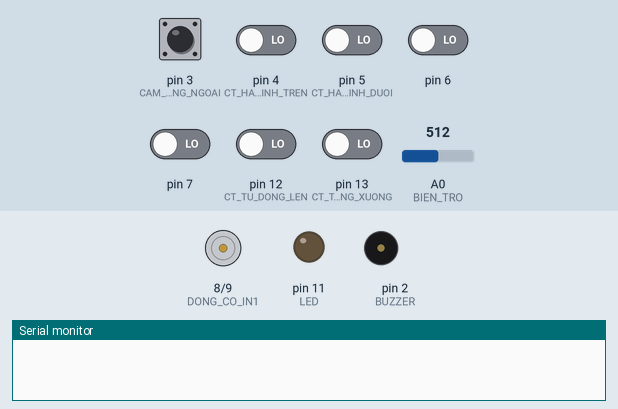
This sketch was run on a simulated Arduino Uno, built with avr-gcc and run on an emulated ATmega328P. On the bench: motor-driver pin pairs drawn as motors (green arrow = first pin HIGH = forward, orange = second pin HIGH = backward, longer = more drive, scaled by the enable pin), output pins drawn as LEDs (lit = HIGH), buzzer (waves = sounding, pin HIGH), the last lines printed to the serial monitor. The inputs (shaded band) are chosen by the test bench; at power-on: pin 3 (CAM_BIEN_HONG_NGOAI) HIGH, pin 4 (CT_HANH_TRINH_TREN), pin 5 (CT_HANH_TRINH_DUOI), pin 6, pin 7, pin 12 (CT_TU_DONG_LEN), pin 13 (CT_TU_DONG_XUONG) LOW, A0 (BIEN_TRO) = 512.

Above: at 1.2 s.
1.3 s: pin 6 driven HIGH
At 1.7 s:
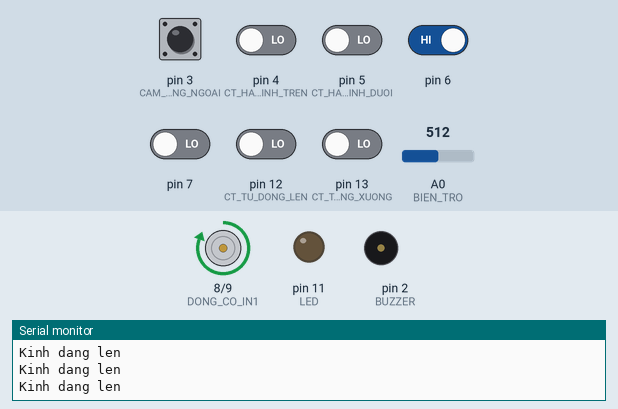
2.8 s: pin 3 (CAM_BIEN_HONG_NGOAI) pulled LOW for 0.15 s
At 2.91 s:
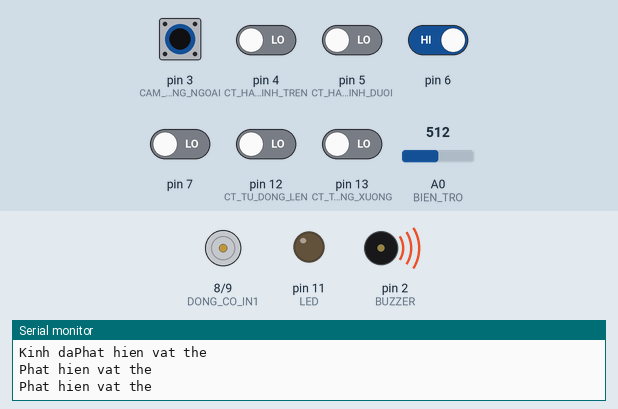
4.5 s: pin 4 (CT_HANH_TRINH_TREN) driven HIGH
At 5.1 s:
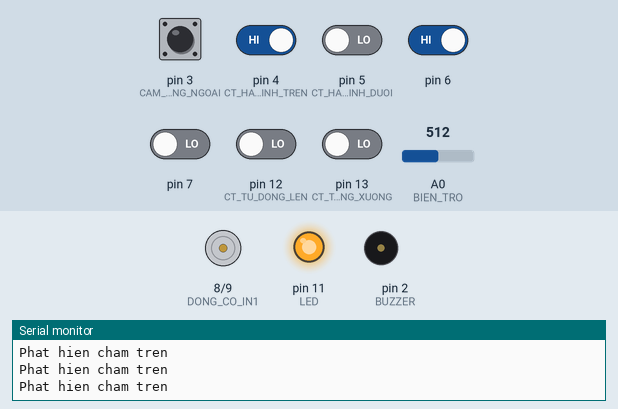
6.0 s: pin 7 driven HIGH
At 6.4 s:
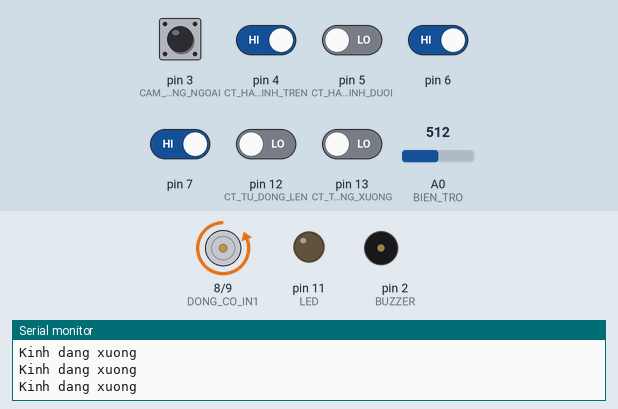
7.5 s: pin 7 driven LOW
At 8.7 s:
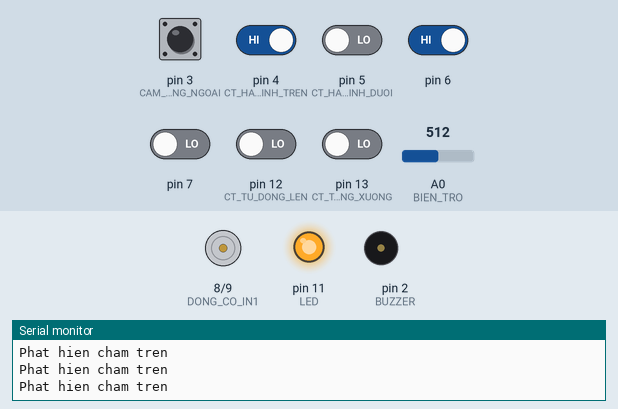
9.0 s: pin 13 (CT_TU_DONG_XUONG) driven HIGH
At 10.0 s:
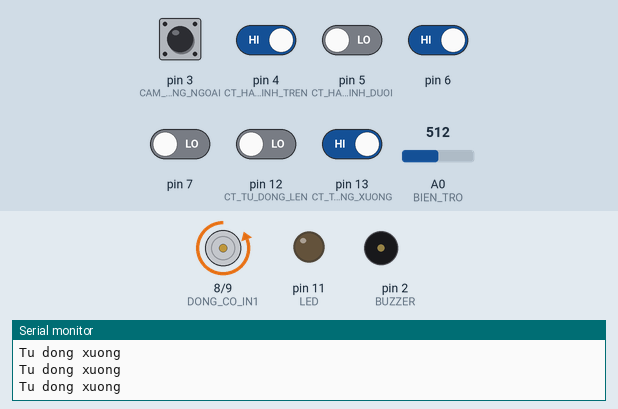
Timing chart, 0 to 11.9 s (numbered marks = the images above; inputs shaded):
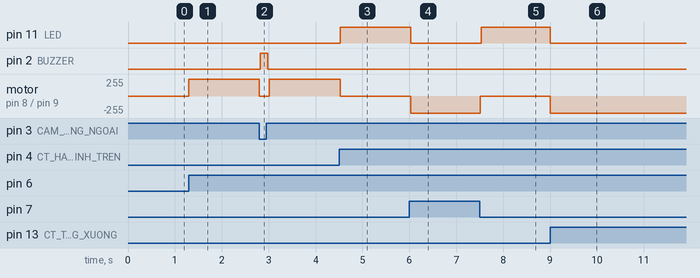

The sketch:

ArduinoUno.ino
```cpp
/* Định nghĩa các chân linh kiện*/
#define BUZZER                2
#define CAM_BIEN_HONG_NGOAI   3
#define CT_HANH_TRINH_TREN    4
#define CT_HANH_TRINH_DUOI    5
#define NUT_NHAN_LEN          6
#define NUT_NHAN_XUONG        7
#define DONG_CO_IN1           8
#define DONG_CO_IN2           9
#define DONG_CO_PWM           10
#define LED                   11
#define CT_TU_DONG_LEN        12
#define CT_TU_DONG_XUONG      13
#define BIEN_TRO              A0
/* Định nghĩa macro */
#define BAT   true
#define TAT   false
#define LEN   1
#define XUONG 0
#define OUT   OUTPUT
#define IN    INPUT
#define MAX_SPEED 255
#define MIN_SPEED 0

/* Biến toàn cục */
int TOCDO = 0;
volatile bool CoBaoTrangThaiKinh = false; // Cờ báo trạng thái kính
/* Các hàm chức năng (tổng quát)*/
bool Nhan_Nut_Len();        // Nhấn nút kính lên
bool Nhan_Nut_Xuong();      // Nhấn nút kính xuống
bool Che_Do_Tu_Dong_Len();  // Bật chế độ tự động kính lên
bool Che_Do_Tu_Dong_Xuong();  // Bật chế độ tự động kính lên
bool Phat_Hien_Cham_Tren(); // Phát hiện chạm trên
bool Phat_Hien_Cham_Duoi(); // Phát hiện chạm dưới
bool Phat_Hien_Vat_The();   // Phát hiện vật thể (trường hợp bị kẹt kính)
bool Kiem_Tra_Trang_Thai(int PIN); // RÚT GỌN 7 HÀM Ở TRÊN
void Dieu_Khien_DC_Dung();  // Dừng động cơ
int  Chinh_Toc_Do_DC(int TocDo);     // Chỉnh tốc độ động cơ
void Dieu_Khien_Kinh_Len(); // Điều khiển kính lên
void Dieu_Khien_Kinh_Xuong(); // Điều khiển kính xuống
void Dieu_Khien_Kinh_Len_Tu_Dong(); // Điều khiển kính tự động lên
void Dieu_Khien_Kinh_Xuong_Tu_Dong(); // Điều khiển kính tự động xuống
void Bat_Tat_Buzzer(bool TrangThai);      // Phát chuông cảnh báo khi phát hiện vật thể - Cảnh báo
void Che_Do_An_Toan();  // Chế độ an toàn
/*----------------------------------------------------*/
/* Chương trình chính*/
void setup() {
  Serial.begin(9600);
  pinMode(BUZZER, OUT);
  pinMode(CT_HANH_TRINH_TREN, IN);
  pinMode(CT_HANH_TRINH_DUOI, IN);
  pinMode(CT_TU_DONG_LEN, IN);
  pinMode(CT_TU_DONG_XUONG, IN);
  pinMode(DONG_CO_IN1, OUT);
  pinMode(DONG_CO_IN2, OUT);
  pinMode(DONG_CO_PWM, OUT);
  pinMode(LED, OUT);
  pinMode(CAM_BIEN_HONG_NGOAI, INPUT_PULLUP);
  attachInterrupt(digitalPinToInterrupt(CAM_BIEN_HONG_NGOAI), Che_Do_An_Toan, CHANGE);
  Dieu_Khien_DC_Dung();
}

void loop() {
  TOCDO = Chinh_Toc_Do_DC(analogRead(BIEN_TRO));

  while (Nhan_Nut_Len() == true)
  {
    if (Phat_Hien_Cham_Tren() == true)
    {
      Serial.println("Phat hien cham tren");
      digitalWrite(LED, HIGH);
      Dieu_Khien_DC_Dung();
      break;
    }
    Serial.println("Kinh dang len");
    Dieu_Khien_Kinh_Len();
  }

  while (Nhan_Nut_Xuong() == true)
  {
    if (Phat_Hien_Cham_Duoi() == true)
    {
      Dieu_Khien_DC_Dung();
      digitalWrite(LED, HIGH);
      Serial.println("Phat hien cham duoi");
      break;
    }
    Serial.println("Kinh dang xuong");
    Dieu_Khien_Kinh_Xuong();
  }

  if (Che_Do_Tu_Dong_Len() == true)
  {
    Dieu_Khien_Kinh_Len_Tu_Dong();
  }

  if (Che_Do_Tu_Dong_Xuong() == true)
  {
    Dieu_Khien_Kinh_Xuong_Tu_Dong();
  }

  Dieu_Khien_DC_Dung();
  CoBaoTrangThaiKinh = false;
}
/*----------------------------------------------------*/

/* Các hàm chức năng (chi tiết)*/
bool Kiem_Tra_Trang_Thai(int PIN)
{
  if (digitalRead(PIN) == HIGH)
    return true;
  return false;
}
bool Nhan_Nut_Len()
{
  return Kiem_Tra_Trang_Thai(NUT_NHAN_LEN);
}
bool Nhan_Nut_Xuong()
{
  return Kiem_Tra_Trang_Thai(NUT_NHAN_XUONG);
}
bool Che_Do_Tu_Dong_Len()
{
  return Kiem_Tra_Trang_Thai(CT_TU_DONG_LEN);
}
bool Che_Do_Tu_Dong_Xuong()
{
  return Kiem_Tra_Trang_Thai(CT_TU_DONG_XUONG);
}
bool Phat_Hien_Cham_Tren()
{
  return Kiem_Tra_Trang_Thai(CT_HANH_TRINH_TREN);
}
bool Phat_Hien_Cham_Duoi()
{
  return Kiem_Tra_Trang_Thai(CT_HANH_TRINH_DUOI);
}
bool Phat_Hien_Vat_The()
{
  if (digitalRead(CAM_BIEN_HONG_NGOAI) == LOW)
    return true;
  return false;
}
int Chinh_Toc_Do_DC(int TocDo)
{
  return constrain(TocDo, MIN_SPEED, MAX_SPEED);
}
void Dieu_Khien_DC_Dung()
{
  digitalWrite(DONG_CO_IN1, LOW);
  digitalWrite(DONG_CO_IN2, LOW);
}
void Dieu_Khien_Kinh_Len()
{
  analogWrite(DONG_CO_PWM, TOCDO);
  digitalWrite(DONG_CO_IN1, HIGH);
  digitalWrite(DONG_CO_IN2, LOW);
  digitalWrite(LED, LOW);
  CoBaoTrangThaiKinh = true;
}
void Dieu_Khien_Kinh_Xuong()
{
  analogWrite(DONG_CO_PWM, TOCDO);
  digitalWrite(DONG_CO_IN1, LOW);
  digitalWrite(DONG_CO_IN2, HIGH);
  digitalWrite(LED, LOW);
  CoBaoTrangThaiKinh = false;
}
void Dieu_Khien_Kinh_Len_Tu_Dong()
{
  while(Phat_Hien_Cham_Tren() == false)
  {
    if (Che_Do_Tu_Dong_Len() == false)
      break;
    Dieu_Khien_Kinh_Len();
    digitalWrite(LED, LOW);
    Serial.println("Tu dong len");
  }
      digitalWrite(LED, HIGH);
}
void Dieu_Khien_Kinh_Xuong_Tu_Dong()
{
  while(Phat_Hien_Cham_Duoi() == false)
  {
    if (Che_Do_Tu_Dong_Xuong() == false)
      break;
    Dieu_Khien_Kinh_Xuong();
    digitalWrite(LED, LOW);
    Serial.println("Tu dong xuong");
  }
    digitalWrite(LED, HIGH);
}
void Bat_Tat_Buzzer(bool TrangThai)
{
  if (TrangThai == BAT)
  {
      digitalWrite(BUZZER, HIGH);
  }
  else
  {
    digitalWrite(BUZZER, LOW);
  }
}
void Che_Do_An_Toan()
{
  if (CoBaoTrangThaiKinh == true)
  {
    Dieu_Khien_DC_Dung();
    while (Phat_Hien_Vat_The() == true)
    {
      Serial.println("Phat hien vat the");
      Bat_Tat_Buzzer(BAT);
    }
    Serial.println("Khong phat hien vat the");
    Bat_Tat_Buzzer(TAT);
  }
  else
  {
    Serial.println("Khong phat hien vat the");
    Bat_Tat_Buzzer(TAT);
  }
//  return loop();
}

/* KẾT THÚC - CHÚC CÁC BẠN BẢO VỆ ĐỒ ÁN THÀNH CÔNG */
```

Measured:
- after the input at 1.3 s, motor on pin 8 (DONG_CO_IN1) / pin 9 (DONG_CO_IN2): stopped → forward 255/255 at once
- after the input at 2.8 s, pin 2 (BUZZER): LOW → HIGH at once, → LOW 0.16 s later; motor on pin 8 (DONG_CO_IN1) / pin 9 (DONG_CO_IN2): forward 255/255 → stopped at once, → forward 255/255 0.21 s later
- after the input at 4.5 s, pin 11 (LED): LOW → HIGH at once; motor on pin 8 (DONG_CO_IN1) / pin 9 (DONG_CO_IN2): forward 255/255 → stopped at once
- after the input at 6.0 s, pin 11 (LED): HIGH → LOW at once; motor on pin 8 (DONG_CO_IN1) / pin 9 (DONG_CO_IN2): stopped → backward 255/255 at once
- after the input at 7.5 s, pin 11 (LED): LOW → HIGH at once; motor on pin 8 (DONG_CO_IN1) / pin 9 (DONG_CO_IN2): backward 255/255 → stopped at once
- after the input at 9.0 s, pin 11 (LED): HIGH → LOW at once; motor on pin 8 (DONG_CO_IN1) / pin 9 (DONG_CO_IN2): stopped → backward 255/255 at once
